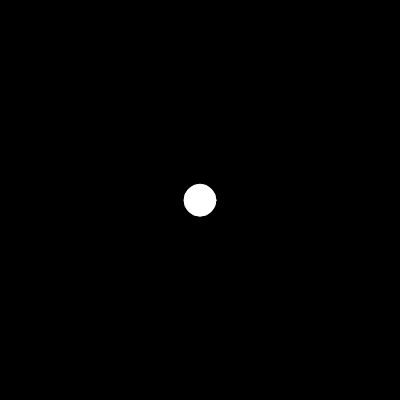
Frame 1 (no input)
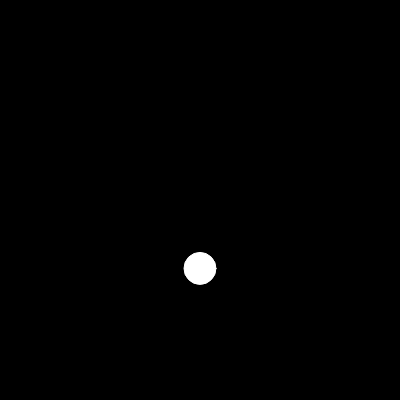
Frame 60 (no input)
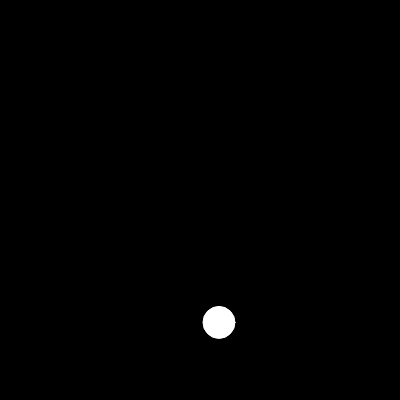
Frame 120 (the mouse pressed at the canvas centre since frame 60)

The p5.js sketch that drew these frames (run headless with seeded random() and noise() and a simulated clock; from frame 60 on, the mouse is pressed at the canvas centre):

// p5.js sketch
// ── sketch.js
let mover;

function setup() {
  createCanvas(400, 400);
  mover = new Mover(200, 200);
}

function draw() {
  background(0);
  if (mouseIsPressed) {
    let wind = createVector(0.5, 0); // pointing to the right
    mover.applyForce(wind);
  }
  let gravity = createVector(0, 0.2); // vector that points down
  mover.applyForce(gravity);
  mover.update();
  mover.edges();
  mover.show();
}

// ── mover.js
class Mover {
  constructor(x, y) {
    this.pos = createVector(x, y);
    this.vel = createVector(0, 0);
    this.acc = createVector(0, 0);
    this.r = 16;
  }

  // Law: force = mass * acceleration. In other terms: acceleration = force / mass
  applyForce(force) {
    this.acc.add(force); // adding together all the different forces that apply to our object
  }

  edges() {
    // boucing ball code: when the ball reaches
    if (this.pos.y >= height - this.r) {
      // needs to be > OR equal
      this.pos.y = height - this.r;
      this.vel.y *= -1;
    }
    if (this.pos.x >= width - this.r) {
      // needs to be > OR equal
      this.pos.x = width - this.r;
      this.vel.x *= -1;
    } else if (this.pos.x <= this.r) {
      this.pos.x = this.r;
      this.vel.x *= -1;
    }
  }

  update() {
    // applying the acceleration to the velocity
    this.vel.add(this.acc); // we are adding acceleration to the velocity (can be seen as "going faster" OR going further in the same amount of time, so our vector is longer and longer everytime)

    // change the position accordingly to the velocity
    this.pos.add(this.vel);
    this.acc.set(0, 0); // clearing the force out at the end of every animation cycle
  }

  show() {
    stroke(255);
    fill(255);
    ellipse(this.pos.x, this.pos.y, this.r * 2);
  }
}
